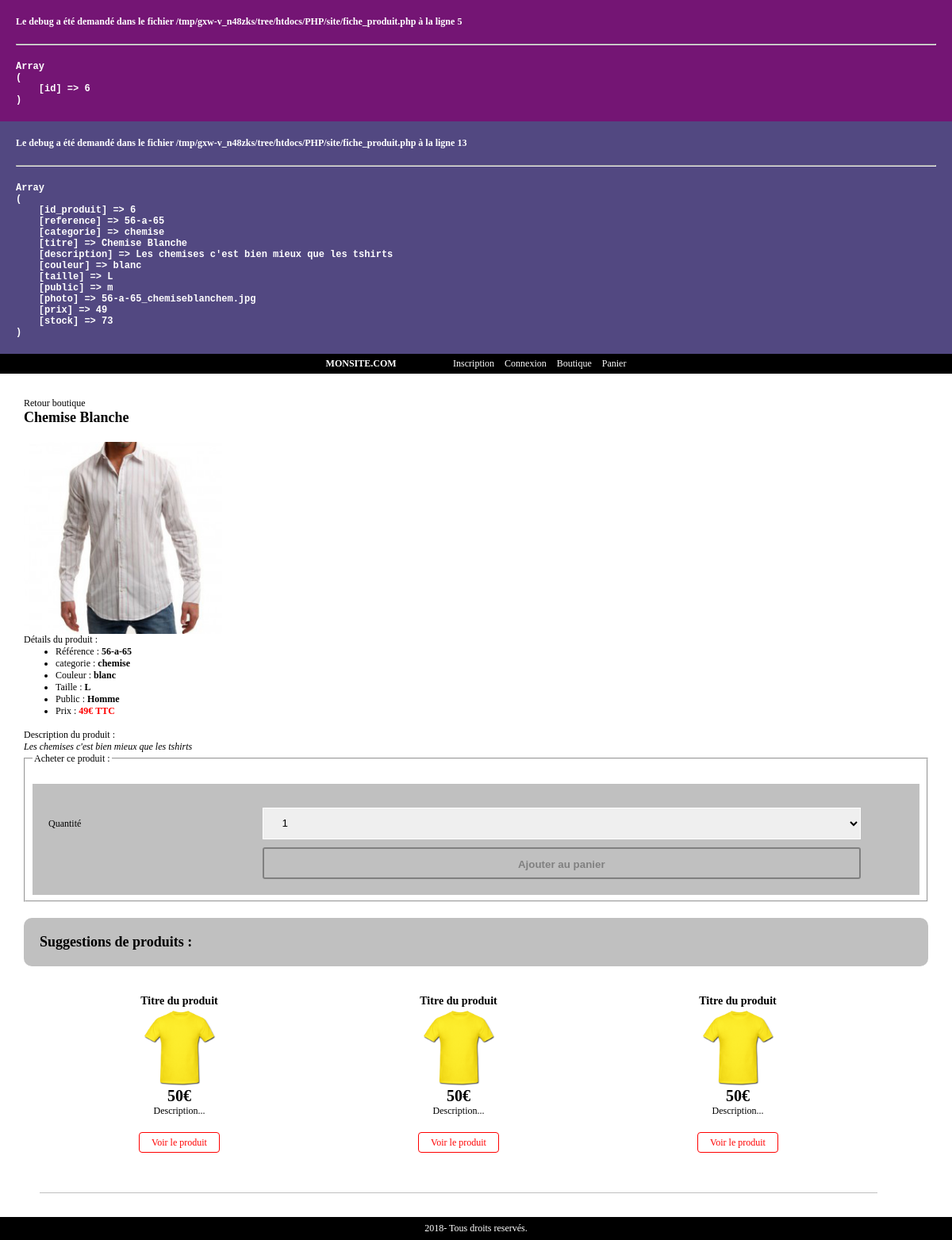
Page /htdocs/PHP/site/fiche_produit.php?id=6 on the committed database.
### tables this page shows
CREATE TABLE IF NOT EXISTS `produit` (
  `id_produit` int(3) NOT NULL,
  `reference` varchar(20) NOT NULL,
  `categorie` varchar(20) NOT NULL,
  `titre` varchar(100) NOT NULL,
  `description` text NOT NULL,
  `couleur` varchar(20) NOT NULL,
  `taille` varchar(5) NOT NULL,
  `public` enum('m','f','mixte') NOT NULL,
  `photo` varchar(250) NOT NULL,
  `prix` int(3) NOT NULL,
  `stock` int(3) NOT NULL
);

### htdocs/PHP/site/fiche_produit.php (the view, shortened to what this page needs)
<?php
require_once('inc/init.inc.php');
if (isset($_GET['id']) && !empty($_GET['id']) && is_numeric($_GET['id'])){
	$resultat = $pdo -> prepare("SELECT * FROM produit WHERE id_produit = :id_produit");
	$resultat -> bindParam(':id_produit', $_GET['id'], PDO::PARAM_INT);
	$resultat -> execute();
	if ($resultat -> rowCount() > 0 ) {
		$produit = $resultat -> fetch();
		extract($produit);
	}
	else{
		header('location:boutique.php');
	}
}
else{
	header('location:boutique.php');
}
require_once('inc/header.inc.php');
?>
<a href="boutique.php">Retour boutique</a>
<h1><?= $titre ?></h1>
<img src="photo/<?= $photo ?>" width="250">
<p>Détails du produit :</p>
<ul>
	<li>Référence : <b><?= $reference ?></b></li>
	<li>categorie : <b><?= $categorie ?></b></li>
	<li>Couleur : <b><?= $couleur ?></b></li>
	<li>Taille : <b><?= $taille ?></b></li>
	<li>Public : <b><?php
		if ($public == 'm') {echo 'Homme';} elseif ($public == 'f') {echo 'Femme';}	else{echo 'mixte';} ?></b></li>
	<li>Prix : <b style="color: red; font-style: 20px"><?= $prix ?>€ TTC</b></li>
</ul><br>
<p>Description du produit : <br>
	<em><?= $description ?></em></p>
<fieldset>
	<legend>Acheter ce produit :</legend>
	<form method="post" action="">
		<label>Quantité</label>
		<select name="quantite">
			<?php
			for ($i=1; $i <= 5 && $i <= $stock ; $i++) {
				echo '<option>' . $i . '</option>';
			}
			?>
		</select>
		<input type="submit" value="Ajouter au panier">
	</form>
</fieldset>
<div class="profil">
	<h2>Suggestions de produits :</h2>
	<div class="boutique-produit">
		<h3>Titre du produit</h3>
		<a href=""><img src="photo/jaune.png" height="100"></a>
		<p style="font-weight: bold; font-size: 20px;">50€</p>
		<p style="height: 40px;">Description...</p>
		<a style="padding: 5px 15px; border: 1px solid red; color: red; border-radius: 4px" href="">Voir le produit</a>
	</div>
	<div class="boutique-produit">
		<h3>Titre du produit</h3>
		<a href=""><img src="photo/jaune.png" height="100"></a>
		<p style="font-weight: bold; font-size: 20px;">50€</p>
		<p style="height: 40px;">Description...</p>
		<a style="padding: 5px 15px; border: 1px solid red; color: red; border-radius: 4px" href="">Voir le produit</a>
	</div>
	<div class="boutique-produit">
		<h3>Titre du produit</h3>
		<a href=""><img src="photo/jaune.png" height="100"></a>
		<p style="font-weight: bold; font-size: 20px;">50€</p>
		<p style="height: 40px;">Description...</p>
		<a style="padding: 5px 15px; border: 1px solid red; color: red; border-radius: 4px" href="">Voir le produit</a>
	</div>
</div>
<?php
require('inc/footer.inc.php');
?>

### htdocs/PHP/site/css/style.css (style rules this page uses)
* { margin: 0; }
body { font-family : verdana; font-size: 12px; }
a { text-decoration: none; color: #000; }
.boutique-produit { float: left; width: 30%; text-align: center; padding: 5%; border-bottom: 1px solid #c0c0c0; }
.profil .boutique-produit { width: 22%; }
form { margin-top: 20px; padding: 20px; background : silver; overflow: hidden; }
form label { float: left; width: 25%; height: 40px; line-height: 40px; vertical-align: middle; margin-top: 10px; }
form input, form select, form textarea { float: left; width: 70%; height: 40px; line-height: 40px; vertical-align: middle; margin-top: 10px; text-indent: 20px; border: none; border: 1px solid white; }
form input { border-radius: 3px; }
form input[type='submit'] { margin-left: 25%; }
form input[type="submit"] { border : 2px solid grey; background : transparent; color: grey; font-weight: bold; border-radius : 3px; padding: 10px; text-align: center; cursor: pointer; transition: 0.5s; vertical-align: middle; line-height: 20px; text-indent: 0px; }
h1 { margin-bottom: 20px; }
.profil { background: silver; padding: 20px; border-radius: 10px; margin-top: 20px; }

### rows in the picture
produit: titre "Chemise Blanche", photo (picture), reference "56-a-65", categorie "chemise", couleur "blanc", taille "L", prix "49", description "Les chemises c'est bien mieux que les tshirts"

### other values in the picture
$trace[0]['line'] "5 13"
form field quantite "1"
